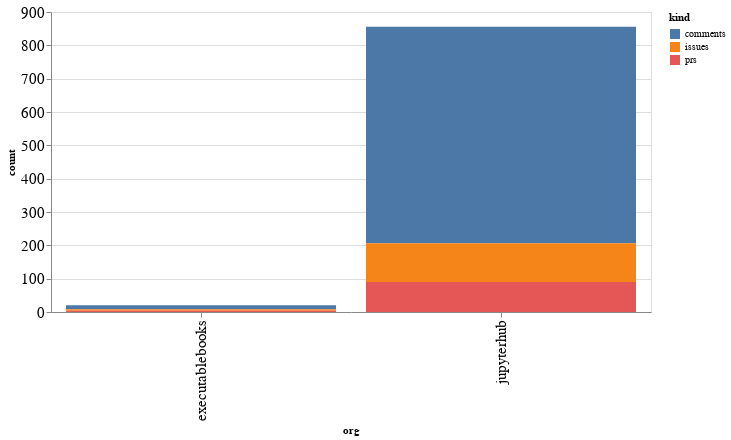

This figure's notebook cell:
### Code cell
alt.Chart(org_summaries, width=600).mark_bar().encode(
    x='org',
    y='count',
    color='kind',
    tooltip="org"
)

### Figure 1 — Vega-Lite specification as saved in the notebook (floating-point values rounded to 4 significant figures)
{"config": {"axisLeft": {"labelFontSize": 15}, "axisBottom": {"labelFontSize": 15}}, "data": {"name": "data-7ed7495b3c4199b3846747885554b800"}, "mark": "bar", "encoding": {"color": {"type": "nominal", "field": "kind"}, "tooltip": {"type": "nominal", "field": "org"}, "x": {"type": "nominal", "field": "org"}, "y": {"type": "quantitative", "field": "count"}}, "width": 600, "$schema": "https://vega.github.io/schema/vega-lite/v4.8.1.json", "datasets": {"data-7ed7495b3c4199b3846747885554b800": [{"org": "executablebooks", "kind": "comments", "count": 12}, {"org": "executablebooks", "kind": "issues", "count": 4}, {"org": "executablebooks", "kind": "prs", "count": 4}, {"org": "jupyterhub", "kind": "comments", "count": 650}, {"org": "jupyterhub", "kind": "issues", "count": 116}, {"org": "jupyterhub", "kind": "prs", "count": 90}]}}
